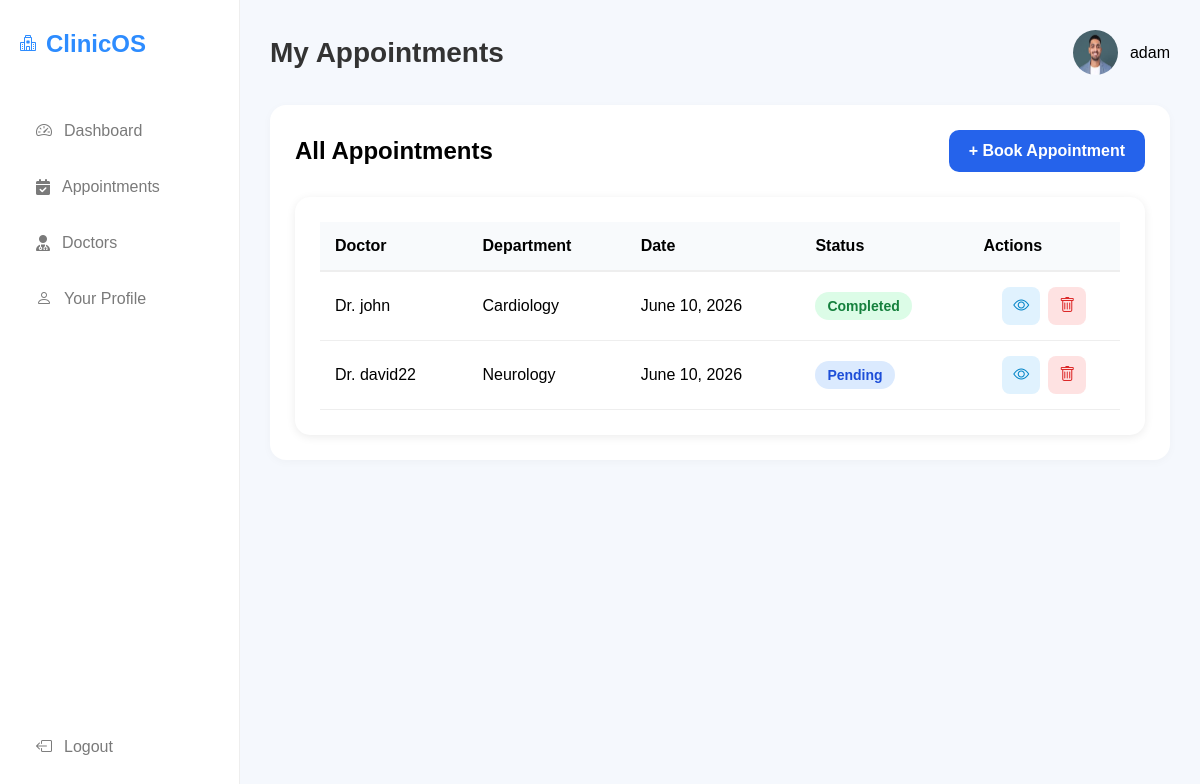
Screenshot of /patient/appointments/ (signed in) with the database file from the repository.
### managementsystem/models.py (models this page shows, shortened)
class CustomUser(AbstractUser):
    ROLE_CHOICES = (
        ('admin', 'Admin'),
        ('doctor', 'Doctor'),
        ('patient', 'Patient'),
    )
    role = models.CharField(max_length=20, choices=ROLE_CHOICES,default='patient')

class Patient(models.Model):
    user = models.OneToOneField(CustomUser,on_delete=models.CASCADE)
    gender_choices = (('male','Male'),('female','Female'),('other','Other'))
    gender = models.CharField(max_length=10,choices=gender_choices,default='male')
    age = models.IntegerField()
    phone = models.CharField(max_length=15)
    blood_group = models.CharField(max_length=5)
    photo = models.ImageField(upload_to='patients',default='default/default.png')

class Appointment(models.Model):
    doctor = models.ForeignKey(Doctor, on_delete=models.CASCADE)
    patient = models.ForeignKey(Patient, on_delete=models.CASCADE)
    appointment_date = models.DateField(default=timezone.now)
    appointment_time = models.TimeField(null=True,blank=True)
    reason = models.TextField(blank=True)
    STATUS_CHOICES = [('Pending', 'Pending'),('Completed', 'Completed'),]
    status = models.CharField(max_length=20,choices=STATUS_CHOICES,default='Pending')
    notes = models.TextField(blank=True)

class Doctor(models.Model):
    user = models.OneToOneField(CustomUser,on_delete=models.CASCADE)
    phone = models.CharField(max_length=15, blank=True, null=True)
    department = models.CharField(max_length=100)
    education = models.TextField(default='MBBS')
    photo = models.ImageField(upload_to='doctors',default='default/default.png')
    def __str__(self):
        return self.user.username

### managementsystem/views/patient_views.py (the view)
# urls.py: path('appointments/', patient_appointments,name='patient_appointments'),
@login_required
def patient_appointments(request):
    appointments = (
        Appointment.objects
        .filter(patient=request.user.patient)
        .select_related("doctor")
        .order_by("-appointment_date")
    )
    return render(
        request,
        "patient/appointments.html",
        {"appointments": appointments},
    )

### managementsystem/templates/patient/appointments.html (shortened to what this page needs)
{% extends 'patient/base.html' %}
{% load static %}
{% block header %}My Appointments{% endblock %}
{% block profile %}
<div class="profile">
    <img src="{{ request.user.patient.photo.url }}"
         style="width:45px;height:45px;border-radius:50%;"
         alt="">
    <span>{{ request.user.username }}</span>
</div>
{% endblock %}
{% block content %}
<div class="page-header">
    <h2>All Appointments</h2>
    <a href="{% url 'book_appointment' %}" class="book-btn">
        + Book Appointment
    </a>
</div>
<div class="table-card">
    <table>
        <thead>
            <tr>
                <th>Doctor</th>
                <th>Department</th>
                <th>Date</th>
                <th>Status</th>
                <th>Actions</th>
            </tr>
        </thead>
        <tbody>
        {% for appointment in appointments %}
            <tr>
                <td>Dr. {{ appointment.doctor }}</td>
                <td>
                    {{ appointment.doctor.department }}
                </td>
                <td>
                    {{ appointment.appointment_date }}
                </td>
                <td>
                            {% if appointment.status == 'Completed' %}
                                <span class="status completed">
                                    Completed
                                </span>
                            {% else %}
                                <span class="status scheduled">
                                    Pending
                                </span>
                            {% endif %}
                </td>
                <td class="text-center">
                    <div class="action-buttons">
                        <a href="{% url 'patient_view_appointment' appointment.id %}"
                           class="view-btn"
                           title="View">
                            <i class="bi bi-eye"></i>
                        </a>
                        <a href="{% url 'delete_appointment' appointment.id %}"
                           class="delete-btn"
                           title="Cancel">
                            <i class="bi bi-trash"></i>
                        </a>
                    </div>
                </td>
            </tr>
        {% empty %}
            <tr>
                <td colspan="4" class="empty-state">
                    No appointments found.
                </td>
            </tr>
        {% endfor %}
        </tbody>
    </table>
</div>
{% endblock %}

### managementsystem/static/css/home.css (style rules this page uses)
* { margin:0; padding:0; box-sizing:border-box; font-family:Arial, Helvetica, sans-serif; }
body { background:#f5f8fd; }
.profile { display:flex; align-items:center; gap:12px; }
.profile img { width:45px; height:45px; border-radius:50%; }

### managementsystem/templates/patient/appointments.html (style rules this page uses)
.page-header { display:flex; justify-content:space-between; align-items:center; margin-bottom:25px; }
.book-btn { background:#2563eb; color:white; text-decoration:none; padding:12px 20px; border-radius:10px; font-weight:600; transition:0.3s; }
.table-card { background:white; border-radius:15px; padding:25px; box-shadow:0 2px 10px rgba(0,0,0,0.08); }
table { width:100%; border-collapse:collapse; }
table th { text-align:left; padding:15px; border-bottom:2px solid #eee; background:#f8fafc; }
table td { padding:15px; border-bottom:1px solid #eee; }
.status { padding:6px 12px; border-radius:20px; font-size:14px; font-weight:600; }
.completed { background:#dcfce7; color:#15803d; }
.scheduled { background:#dbeafe; color:#1d4ed8; }
.action-buttons { display:flex; justify-content:center; align-items:center; gap:8px; }
.action-buttons a { width:38px; height:38px; display:flex; align-items:center; justify-content:center; border-radius:8px; text-decoration:none; transition:0.3s; }
.view-btn { background:#e0f2fe; color:#0284c7; }
.delete-btn { background:#fee2e2; color:#dc2626; }

### rows the page displays
CustomUser: user.patient.photo (picture), user.username "adam"
Appointment: doctor "john", doctor.department "Cardiology", appointment_date "June 10, 2026", status "Completed"
Appointment: doctor "david22", doctor.department "Neurology", appointment_date "June 10, 2026", status "Pending"
